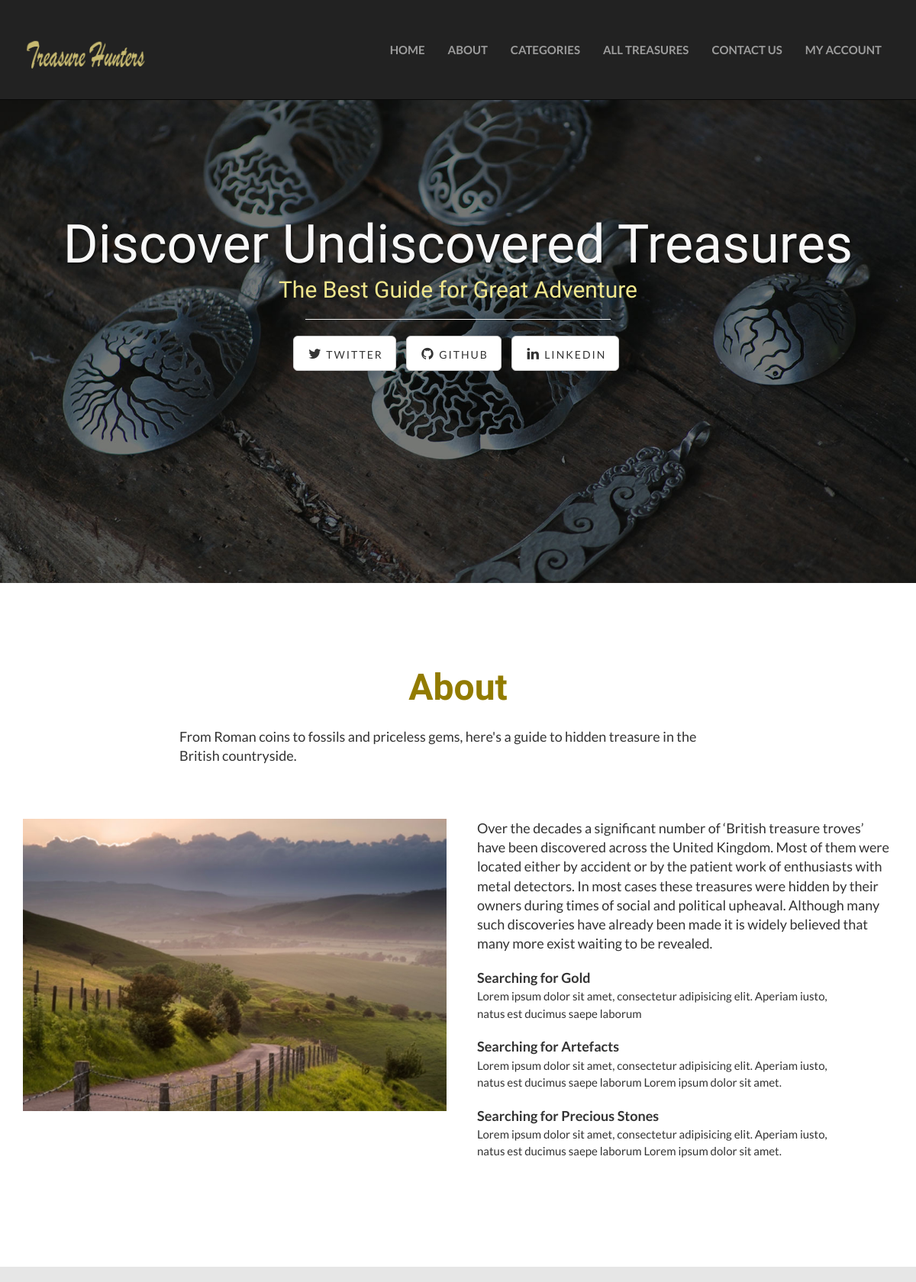
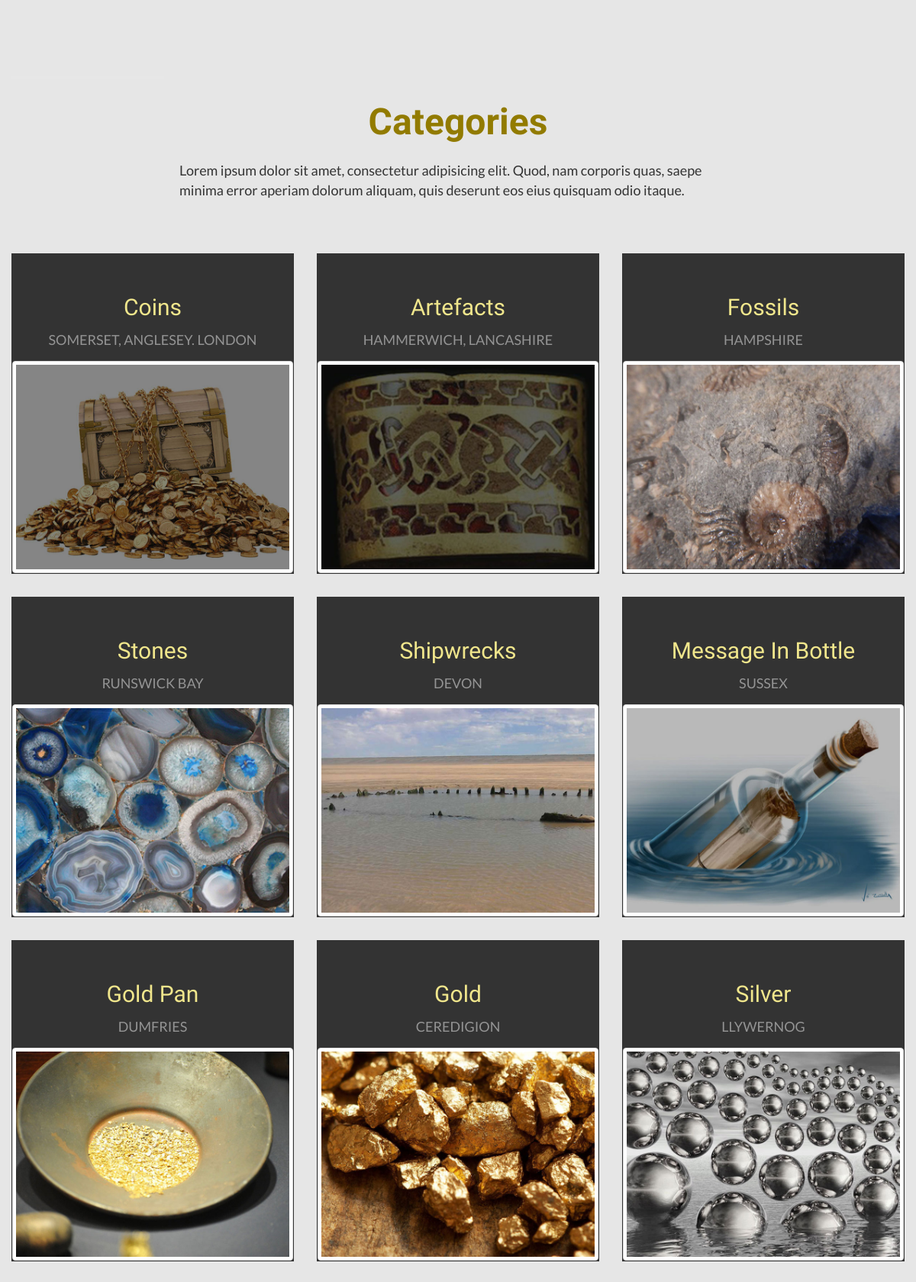
The page / (upper part) on the database its author committed (2 pictures, top to bottom).
### tables this page shows
CREATE TABLE categories (name text, locations text, category text, "desc" text, img text, page_name text);

### treasures.py (the view)
@app.route('/')
def root():
    connection = sqlite3.connect("mydatabase.db")
    connection.row_factory = sqlite3.Row
    rows = connection.cursor().execute("SELECT * FROM categories").fetchall()
    return render_template("index.html", rows=rows)

### templates/index.html (shortened to what this page needs)
<!DOCTYPE html>
<html lang="en">
<head>
	<link rel="stylesheet" type="text/css" href="//netdna.bootstrapcdn.com/bootstrap/3.1.1/css/bootstrap.min.css">
    <link rel="stylesheet" href="{{ url_for('static', filename='css/normalize.css')}}">
    <link rel="stylesheet" href="{{ url_for('static', filename='css/bootstrap.min.css')}}">
    <link rel="stylesheet" href="{{ url_for('static', filename='css/font-awesome/css/font-awesome.min.css')}}">
	<link rel="stylesheet" href="{{ url_for('static', filename='css/style.css')}}">
 <link href="{{ url_for("static", filename="font-awesome/css/font-awesome.min.css") }}" rel="stylesheet" />
 <link href="{{ url_for("static", filename="css/bootstrap.css") }}" rel="stylesheet" />
 <link href="{{ url_for("static", filename="css/font-awesome/css/font-awesome.min.css") }}" rel="stylesheet" />
</head>
<body>
	 <nav class="navbar navbar-inverse navbar-default navbar-fixed-top" role="navigation">
		<div class="container">
            <div class="navbar-header">
                <a class="navbar-brand" href="http://localhost:5000/"><img class="logo" id="logo" src="static/images/logo.png" alt="logo"></a>
            </div>
            <div class="collapse navbar-collapse navbar-right navbar-ex1-collapse">
                <ul class="nav navbar-nav">
                         <li><a href="{{ url_for(".root") }}"> Home</a></li>
                        <li>
                            <a href="#about">ABOUT</a></li>
						<li><a href="#services">CATEGORIES</a></li>
						 <li><a href="{{ url_for(".list") }}"> ALL TREASURES</a></li>
                        <li><a href="{{ url_for(".contactme") }}"> CONTACT US</a></li>
						<li><a href="{{url_for('login')}}">MY ACCOUNT</a>
            </ul>
        </div>
    </div>
</nav>
    <div class="intro-header">
        <div class="container">
            <div class="row">
                <div class="col-lg-12">
                    <div class="intro-message">
                        <h1>Discover Undiscovered Treasures</h1>
                        <h2>The Best Guide for Great Adventure </h2>
                        <hr class="intro-divider">
                        <ul class="list-inline intro-social-buttons">
                            <li><a href="https://twitter.com/gn_kat" class="btn btn-default btn-lg"><i class="fa fa-twitter fa-fw"></i> <span class="network-name">Twitter</span></a>
                            </li>
                            <li><a href="https://github.com/katgni" class="btn btn-default btn-lg"><i class="fa fa-github fa-fw"></i> <span class="network-name">Github</span></a>
                            </li>
                            <li><a href="https://uk.linkedin.com/in/katarzyna-gniady-brzoza-9039a0100" class="btn btn-default btn-lg"><i class="fa fa-linkedin fa-fw"></i> <span class="network-name">Linkedin</span></a>
                            </li>
                        </ul>
                    </div>
                </div>
            </div>
        </div>
    </div>
    <section id="about" class="about-sec section-wrapper description">
        <div class="container">
            <div class="row">
                <div class="col-md-12 col-sm-12 col-xs-12 section-header wow fadeInDown">
                    <h2><span class="highlight-text">About</span></h2>
                    <p class="lead col-md-8 col-sm-10 col-xs-12 col-md-offset-2 col-sm-offset-1">From Roman coins to fossils and priceless gems, here's a guide to hidden treasure in the British countryside.</p>
                </div>
                <div class="col-md-6 col-sm-6 col-xs-12 custom-sec-img wow fadeInDown">
                    <img src="http://localhost:5000/static/images/features.jpg" alt="Custom Image">
                </div>
                <div class="lead col-md-6 col-sm-6 col-xs-12 customized-text wow fadeInDown black-ed">
				<p class="lead">Over the decades a significant number of ‘British treasure troves’ have been discovered across the United Kingdom. Most of them were located either by accident or by the patient work of enthusiasts with metal detectors. In most cases these treasures were hidden by their owners during times of social and political upheaval. Although many such discoveries have already been made it is widely believed that many more exist waiting to be revealed.</p>
                    <div class="row">
                        <div class="col-md-11">
                            <strong>Searching for Gold</strong>
                            <p>Lorem ipsum dolor sit amet, consectetur adipisicing elit. Aperiam iusto, natus est ducimus saepe laborum</p>
                        </div>
                    </div>
                    <div class="row">
                        <div class="col-md-11">
                            <strong>Searching for Artefacts</strong>
                            <p>Lorem ipsum dolor sit amet, consectetur adipisicing elit. Aperiam iusto, natus est ducimus saepe laborum Lorem ipsum dolor sit amet.</p>
                        </div>
                    </div>
                    <div class="row">
                        <div class="col-md-11">
                            <strong>Searching for Precious Stones</strong>
                            <p>Lorem ipsum dolor sit amet, consectetur adipisicing elit. Aperiam iusto, natus est ducimus saepe laborum Lorem ipsum dolor sit amet.</p>
                        </div>
                    </div>
                </div>
            </div>
        </div>
    </section>
	    <section id="services" class="section-wrapper">
        <div class="container">
            <div class="row">
				<hr class="section-heading-spacer">
                <div class="col-md-12 col-sm-12 col-xs-12 section-header wow fadeInDown">
                    <h2><span class="highlight-text">Categories</span></h2>
                    <p class="lead col-md-8 col-sm-10 col-xs-12 col-md-offset-2 col-sm-offset-1">Lorem ipsum dolor sit amet, consectetur adipisicing elit. Quod, nam corporis quas, saepe minima error aperiam dolorum aliquam, quis deserunt eos eius quisquam odio itaque.</p>
                </div>
                <div class="our-services">
                    <div class="row">
	{% for row in rows %}
          <div class="col-md-4 col-sm-4 col-xs-12 text-xs-center wow fadeInDown">
            <div class="service-box">
			<a class="btn categories"  href="/category/{{ row['page_name'] }}">
	<center>
            <h2>{{ row['name'] }}</h2>
            <h4>{{ row["locations"] }}</h4>
			</a>
			<figure>
			<div class="img-hover">
              <img class="img-responsive img-thumbnail na" src="http://localhost:5000/static/img/{{ row['img'] }}" alt="Image showing the category of{{ row['name'] }}">
			  </div>
            </figure>
          </div>
		  </div>
{%  endfor %}
                    </div>
                </div>
            </div>
        </div>
    </section>
</body>
</html>

### static/css/style.css (style rules this page uses)
body { font-family: 'Open Sans', sans-serif; background: #fff; font-size: 14px; font-weight: 400; -webkit-box-sizing: border-box; -moz-box-sizing: border-box; box-sizing: border-box; -webkit-font-smoothing: subpixel-antialiased; color: #666; line-height: 25px; -webkit-backface-visibility: hidden; backface-visibility: hidden; }
html { -webkit-font-smoothing: antialiased; -moz-osx-font-smoothing: grayscale; text-shadow: 1px 1px 1px rgba(0,0,0,0.004); }
img { max-width: 100%; }
ul { padding: 0; list-style: none; margin-bottom: 0; }
h1,h2,h3,h4,h5,h6 { font-family: 'Satisfy', cursive; line-height: 1.2; margin-top: 0; margin-bottom: 15px; -webkit-font-smoothing: antialiased; -moz-osx-font-smoothing: grayscale; text-shadow: 1px 1px 1px rgba(0,0,0,0.004); }
h1 { font-size: 36px; }
h2 { font-size: 30px; }
h4 { font-size: 18px; color: #949494; }
a,p,li,input,textarea { font-weight: 400; line-height: 1.5; -webkit-font-smoothing: antialiased; -moz-osx-font-smoothing: grayscale; }
p { color: #333; font-size: 14px; }
a { -webkit-transition: all .3s; -moz-transition: all .3s; -ms-transition: all .3s; -o-transition: all .3s; transition: all .3s; color: #927B00; }
.about-sec { padding:100px 0; }
section#services { background: #E6E6E6; padding: 100px 0; }
.service-box { padding: 25px 0 0; border: 1px solid #fff; margin-bottom: 30px; background: #fff; }
.section-wrapper { overflow: hidden; }
.section-header { text-align: center; margin-bottom: 50px; }
.section-header h2 { font-weight: 700; font-size: 48px; color: #927B00; border-top: none; border-bottom: none; padding: 8px 10px; }
.navbar-brand { float: left; height: 30px; padding: 0px 10px; font-size: 18px; line-height: 20px; clear: both; width: 100%; text-align: center; margin-top: 15px; margin-bottom: 15px; }
.customized-text p { margin-bottom: 20px; }

### templates/index.html (style rules this page uses)
body, html { height: 100%; width: 100%; }
body { font-family: "Lato", "Helvetica Neue", Helvetica, Arial, sans-serif; font-weight: 700; }
h1,h2,h3,h5,h6 { font-family: 'Satisfy', cursive; line-height: 1.2; margin-top: 0; margin-bottom: 15px; -webkit-font-smoothing: antialiased; -moz-osx-font-smoothing: grayscale; text-shadow: 1px 1px 1px rgba(0,0,0,0.004); }
h4 { font-size: 12x; color: #949494; text-transform: uppercase; }
h2 { color: #F0E68C; text-align: center; }
.lead { font-size: 18px; font-weight: 400; }
b, strong { font-weight: bold; margin-left:10px; }
p { font-size: 15px; text-align: left; margin-left:10px; }
.intro-header { padding-top: 50px; padding-bottom: 50px; color: #f8f8f8; background: url(../static/img/slider-img-3.jpg) no-repeat center center; background-size: cover; text-align: center; }
.intro-message { position: relative; padding-top: 20%; padding-bottom: 20%; }
.intro-message > h1 { margin: 0; font-size: 5em; text-shadow: 2px 2px 3px rgba(0, 0, 0, 0.6); }
.intro-divider { width: 400px; border-top: 1px solid #f8f8f8; border-bottom: 1px solid rgba(0, 0, 0, 0.2); }
.network-name { text-transform: uppercase; font-size: 14px; font-weight: 400; letter-spacing: 2px; }
.section-heading-spacer { border-top: 3px solid #e7e7e7; width: 200px; float: left; }
.section-wrapper { overflow: hidden; }
.service-box { padding: 25px 0 0; border: 1px solid #333; margin-bottom: 30px; background: #333; }
ul { padding: 0; list-style: none; margin-bottom: 0; }
.navbar-header { margin-top:10px; margin-bottom:20px; padding-bottom: 10px; padding-top: 10px; }
.navbar-nav li a { font-size: 15px; font-weight: 700; color: #fff; margin-top:40px; padding-bottom: 0; -webkit-transition: all .3s; -moz-transition: all .3s; -ms-transition: all .3s; -o-transition: all .3s; transition: all .3s; text-transform: uppercase; }

### rows shown on the page
categories: name "Coins", locations "SOMERSET, ANGLESEY. LONDON", img (picture)
categories: name "Artefacts", locations "HAMMERWICH, LANCASHIRE", img (picture)
categories: name "Fossils", locations "HAMPSHIRE", img (picture)
categories: name "Stones", locations "RUNSWICK BAY", img (picture)
categories: name "Shipwrecks", locations "DEVON", img (picture)
categories: name "Message In Bottle", locations "SUSSEX", img (picture)
categories: name "Gold Pan", locations "DUMFRIES", img (picture)
categories: name "Gold", locations "CEREDIGION", img (picture)
categories: name "Silver", locations "LLYWERNOG", img (picture)
